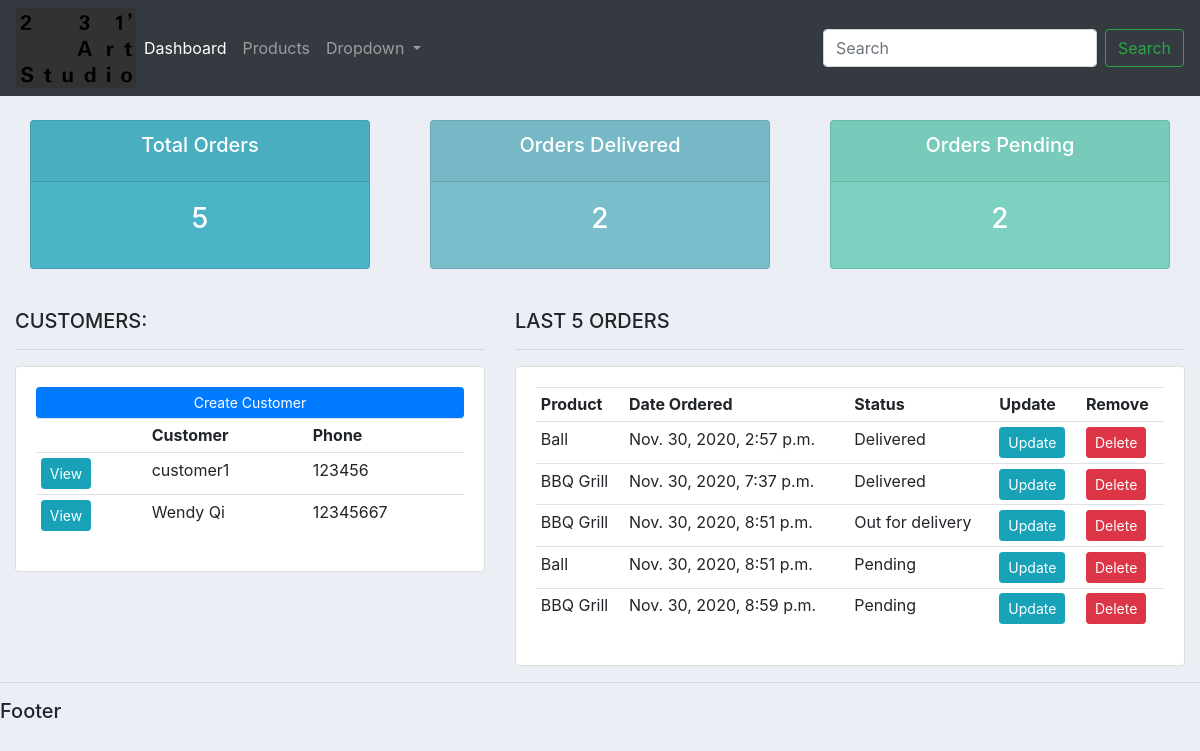
The page / on the database its author committed.
### accounts/models.py (models this page shows, shortened)
class Customer(models.Model):
	name = models.CharField(max_length=200, null=True)
	phone = models.CharField(max_length=200, null=True)
	email = models.CharField(max_length=200, null=True)
	date_created = models.DateTimeField(auto_now_add=True, null=True)

class Order(models.Model):
	STATUS = (
		("Pending", "Pending"),
		("Out for delivery", "Out for delivery"),
		("Delivered", "Delivered"),
		)
	customer = models.ForeignKey(Customer, null=True, on_delete=models.SET_NULL)
	product = models.ForeignKey(Product, null=True, on_delete=models.SET_NULL)
	date_created = models.DateTimeField(auto_now_add=True, null=True)
	status = models.CharField(max_length=200, null=True, choices=STATUS)
	note = models.CharField(max_length=200, null=True)

class Product(models.Model):
	CATEGORY = (
		('Indoor', 'Indoor'),
		('OutDoor', 'OutDoor'),
		)
	name = models.CharField(max_length=200, null=True)
	price = models.FloatField(null=True)
	category = models.CharField(max_length=200, null=True, choices=CATEGORY)
	description = models.CharField(max_length=200, null=True, blank = True)
	date_created = models.DateTimeField(auto_now_add=True, null=True)
	tags = models.ManyToManyField(Tag)
	def __str__(self):
		return self.name

### accounts/views.py (the view)
# urls.py: path('', views.home, name ="home"),
def home(request):
	orders= Order.objects.all()
	customers=Customer.objects.all()
	total_customers = customers.count()
	total_orders = orders.count()
	delivered = orders.filter(status="Delivered").count()
	pending = orders.filter(status="Pending").count()
	context = {'orders':orders, 'customers':customers,
	'total_orders': total_orders, 'delivered':delivered,
	'pending':pending}
	return render(request, "accounts/dashboard.html", context)

### accounts/templates/accounts/dashboard.html
{% extends 'accounts/main.html' %}
{% block content %}
{% include 'accounts/status.html' %}
<br>
<div class="row">
	<div class="col-md-5">
		<h5>CUSTOMERS:</h5>
		<hr>
		<div class="card card-body">
			<a class="btn btn-primary btn-sm btn-block" href="">Create Customer</a>
			<table class="table table-sm">
				<tr>
					<th></th>
					<th>Customer</th>
					<th>Phone</th>
				</tr>
				{% for customer in customers %}
					<tr>
						<td><a class="btn btn-sm btn-info" href="{% url 'customer' customer.id %}">View</a></td>
						<td>{{customer.name}}</td>
						<td>{{customer.phone}}</td>
					</tr>
				{% endfor %}
			</table>
		</div>
	</div>
	<div class="col-md-7">
		<h5>LAST 5 ORDERS</h5>
		<hr>
		<div class="card card-body">
			<table class="table table-sm">
				<tr>
					<th>Product</th>
					<th>Date Ordered</th>
					<th>Status</th>
					<th>Update</th>
					<th>Remove</th>
				</tr>
				{% for order in orders %}
					<tr>
						<td>{{order.product}}</td>
						<td>{{order.date_created}}</td>
						<td>{{order.status}}</td>
						<td><a class="btn btn-sm btn-info" href="{% url 'update_order' order.id %}">Update</a></td>
						<td><a class="btn btn-sm btn-danger"href="{% url 'delete_order' order.id %}">Delete</a></td>
					</tr>
				{% endfor %}
			</table>
		</div>
	</div>
</div>
{% endblock %}

### static/css_files/main.css (style rules this page uses)
body { background-color: #ebeff5; }

### rows shown on the page
Customer: name "customer1", phone "123456"
Customer: name "Wendy Qi", phone "12345667"
Order: product "Ball", date_created "Nov. 30, 2020, 2:57 p.m.", status "Delivered"
Order: product "BBQ Grill", date_created "Nov. 30, 2020, 7:37 p.m.", status "Delivered"
Order: product "BBQ Grill", date_created "Nov. 30, 2020, 8:51 p.m.", status "Out for delivery"
Order: product "Ball", date_created "Nov. 30, 2020, 8:51 p.m.", status "Pending"
Order: product "BBQ Grill", date_created "Nov. 30, 2020, 8:59 p.m.", status "Pending"

### other values the page prints
{{ total_orders }} "5"
{{ delivered }} "2"
{{ pending }} "2"
